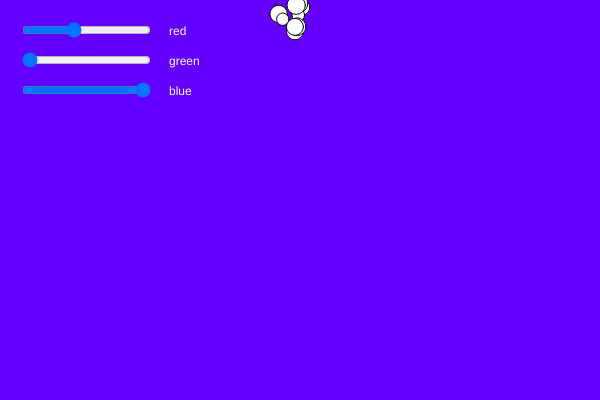
Frame 1 (no input)
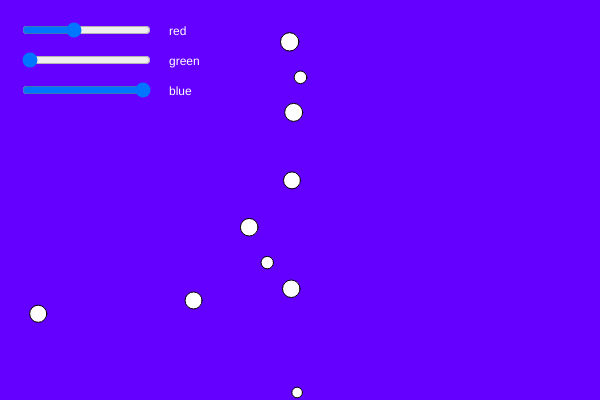
Frame 60 (no input)
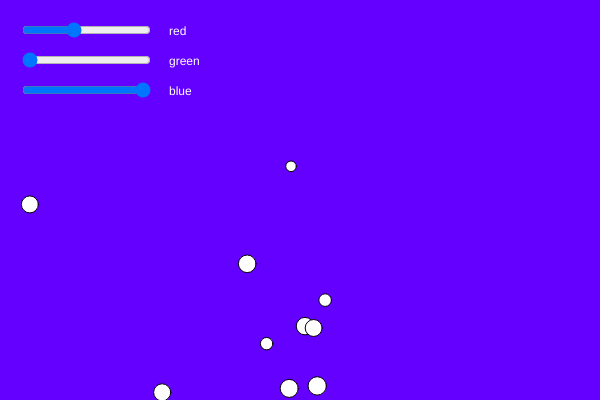
Frame 120 (the mouse pressed at the canvas centre since frame 60)

The p5.js sketch that drew these frames (run headless with seeded random() and noise() and a simulated clock; from frame 60 on, the mouse is pressed at the canvas centre):

// p5.js sketch
// ── sketch.js
/* p5 Assignment 01/*
 * Peter Thung, Daniel Vance
 * https://processing.org/examples/circlecollision.html
 * I tried to build up Peter's work by adding collision as put together in Professor Ira's work on
 * the link above. Gravity and positioning gave me the biggest trouble, because I was unable to stop
 * multiple updates of the same circle in more than one draw cycle if it was colliding with the same
 * ball (clustering).
 */


//var ps = [];
var count = 10;
var pos = []
var spd = [];
var radii = [];
var gravity = []
var friction, damping;
var explosionRadii;
var explosionForce;
var rSlider, gSlider, bSlider;
var explosionX, explosionY;

function setup() {
	fill(100,255,30);
	createCanvas(600,400);
	friction = .875;
	damping = .786;
	explosionRadii = 10;
	explosionForce = 1.4;
	for(var i =  0; i < count; i++) {
		pos.push(new p5.Vector(width/2 + Math.random(-10, 10), 10));
		spd.push(new p5.Vector(-2 + Math.random()*1.3, -0 + Math.random()*2));
		radii.push(random(5, 10))
		gravity.push(random(.01, .06));

	}
//	console.log(spd);
	//background(255,128,0);

	//fill(255,255,0);
	//rect(0,0, 30,80);
	  // create sliders
	  rSlider = createSlider(0, 255, 100);
	  rSlider.position(20, 20);
	  gSlider = createSlider(0, 255, 0);
	  gSlider.position(20, 50);
	  bSlider = createSlider(0, 255, 255);
	  bSlider.position(20, 80);
}

function draw() {
	var r = rSlider.value();
 	var g = gSlider.value();
  	var b = bSlider.value();
  	background(r, g, b);
  	text("red", rSlider.x * 2 + rSlider.width, 35);
  	text("green", gSlider.x * 2 + gSlider.width, 65);
  	text("blue", bSlider.x * 2 + bSlider.width, 95);

	for(var i =  0; i < count; i++) {
		for (var j = 0; j < count; j++) {
			if (i != j) {
				var minDistance = radii[i] + radii[j];
				if (pos[i].dist(pos[j]) < minDistance) {
					var distanceVector = p5.Vector.sub(pos[i], pos[j]);
					var distanceCorrection = (minDistance - pos[i].dist(pos[j])) / 2.0;
					var d = distanceVector.copy();
					var correctionVector = d.normalize().mult(distanceCorrection);

					pos[j].add(correctionVector);
					pos[i].sub(correctionVector)

					var theta = distanceVector.heading();
					var sine = Math.sin(theta);
					var cosine = Math.cos(theta);

					var posTemp = [];
					posTemp.push(new p5.Vector());
					posTemp.push(new p5.Vector());

					posTemp[1].x = cosine * distanceVector.x + sine * distanceVector.y;
					posTemp[1].y = cosine * distanceVector.y + sine * distanceVector.x;

					var spdTemp = [];
					spdTemp.push(new p5.Vector());
					spdTemp.push(new p5.Vector());

					spdTemp[0].x = cosine * spd[i].x + sine * spd[i].y;
					spdTemp[0].y = cosine * spd[i].y - sine * spd[i].x;
					spdTemp[1].x = cosine * spd[j].x + sine * spd[j].y;
					spdTemp[1].y = cosine * spd[j].y - sine * spd[j].x;

					var spdFinal = [];
					spdFinal.push(new p5.Vector());
					spdFinal.push(new p5.Vector());

					spdFinal[0].x = spdTemp[0].x + spd[i].x;
					if (spdTemp[0] > 0) {
						spdFinal[0].y = spdTemp[0].y + gravity[i];
					} else {
						spdFinal[0].y = spdTemp[0].y - gravity[i];
					}

					spdFinal[1].x = spdTemp[1].x + spd[j].x;
					if (spdTemp[1] > 0) {
						spdFinal[1].y = spdTemp[1].y + gravity[i];
					} else {
						spdFinal[1].y = spdTemp[1].y - gravity[i];
					}


					posTemp[0].x += spdFinal[0].x;
					posTemp[0].y += spdFinal[0].y;
					posTemp[1].x += spdFinal[1].x;
					posTemp[1].y += spdFinal[1].y;

					posFinal = [];
					posFinal.push(new p5.Vector());
					posFinal.push(new p5.Vector());

					posFinal[0].x = cosine * posTemp[0].x - sine * posTemp[0].y;
					posFinal[0].y = cosine * posTemp[0].y + sine * posTemp[0].x;
					posFinal[1].x = cosine * posTemp[1].x - sine * posTemp[1].y;
					posFinal[1].y = cosine * posTemp[1].y + sine * posTemp[1].x;

					spd[i].x = cosine * spdFinal[0].x - sine * spdFinal[0].y;
					spd[i].y = cosine * spdFinal[0].y + sine * spdFinal[0].x;

					spd[j].x = cosine * spdFinal[1].x - sine * spdFinal[1].y;
					spd[j].y = cosine * spdFinal[1].y + sine * spdFinal[1].x;

					pos[i].add(posFinal[0]);
					pos[j].add(posFinal[1]);
				}
			}
		}
		ellipse(pos[i].x, pos[i].y, radii[i] * 2, radii[i] * 2);
		checkCollisions(pos[i], spd[i], radii[i]);
		pos[i].x += spd[i].x;
		spd[i].y += gravity[i];
		pos[i].y += spd[i].y;
		//checkMouseEvents();
		explodeParticlesNear(pos[i], spd[i], radii[i]);
	}
}

function checkCollisions(pos, spd, rad) {
	if (pos.x > width - rad) {
		pos.x = width - rad;
		spd.x *= -1;
		spd.x *= friction;
	} else if (pos.x < rad) {
		pos.x = rad
		spd.x *= -1;
		spd.x *= friction;
	}

	if (pos.y > height - rad) {
		pos.y = height - rad;
		spd.y *= -1;
		spd.y *= damping;
	} else if (pos.y < rad) {
		pos.y = rad;
		spd.y *= -1;
		spd.y *= damping;

	}

}

function explodeParticlesNear(pos, spd, rad) {
	if( (pos.x > explosionX - explosionRadii) && (pos.x < explosionX + explosionRadii)
		&& (pos.y >= height - explosionRadii) && (pos.y < height) ) {
		//spd.x *= -1;
		if(spd.x < explosionForce && spd.x > 0) {
			spd.x = -1 * explosionForce;
		} else if (spd.x > (-1 * explosionForce) < 0) {
			spd.x = -1 * explosionForce;
		} else {
			spd.x = random(-1 * explosionForce, explosionForce);
		}


		//spd.x += explosionForce;
		spd.x *= explosionForce;
		if(spd.y < explosionForce & spd.y > 0) {
			spd.y = -1 * explosionForce;
		} else if (spd.y > (-1 * explosionForce) < 0) {
			spd.y = -1 * explosionForce;
		} else {
			spd.y = random(-1 * explosionForce, explosionForce);
		}

		//spd.y *= -1;
		//spd.y += explosionForce;
		//spd.y *= random( -1 * explosionForce, explosionForce);
		pos.x += random(-1 * explosionRadii, explosionRadii);
		pos.y += random(-1 * explosionRadii, explosionRadii);

	}
}


function mouseClicked() {
  explosionX = mouseX;
  explosionY = mouseY;

}

function checkMouseEvents() {

	if(isMousePressed) {
		var red = random(255);
		var green = random(255);
		var blue = random(255);
		fill(red, green, blue);
	}
}
